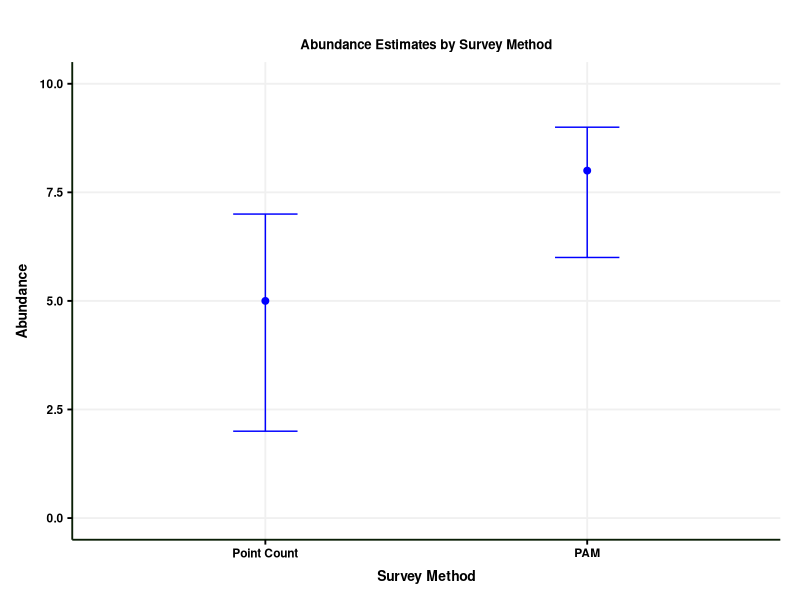
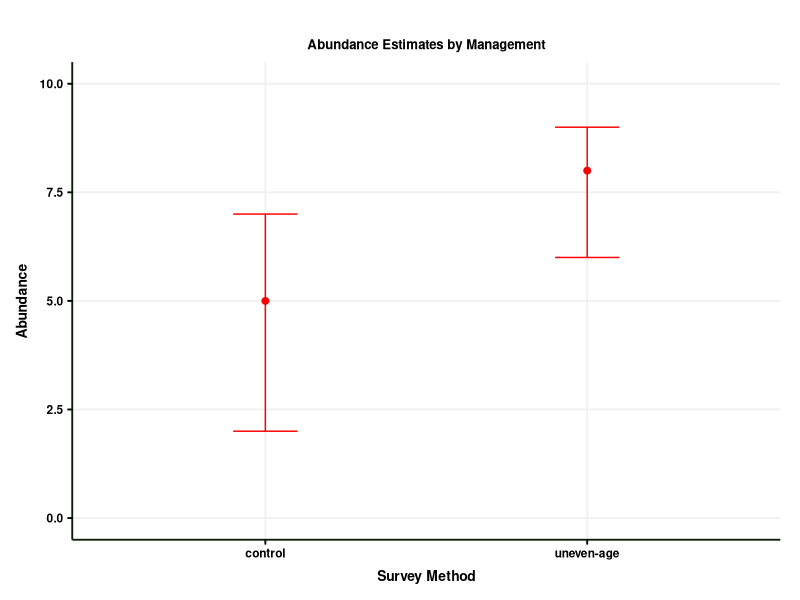
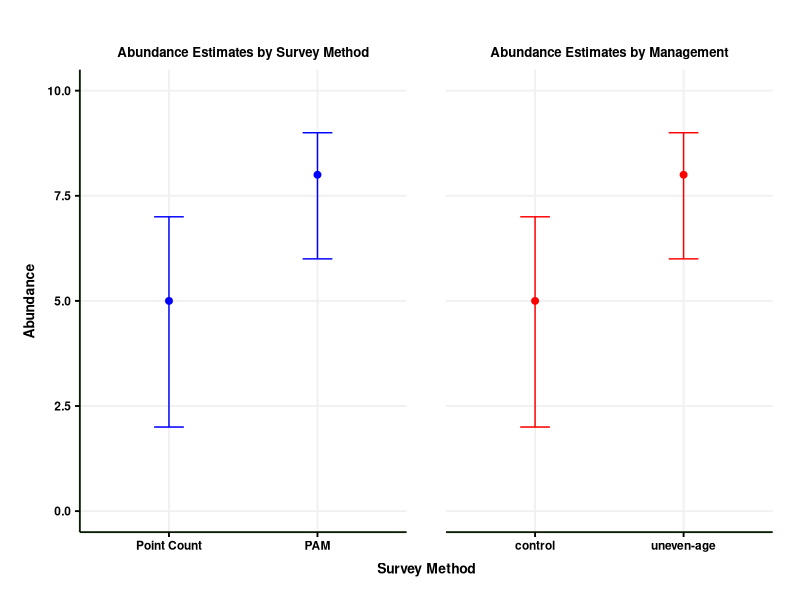
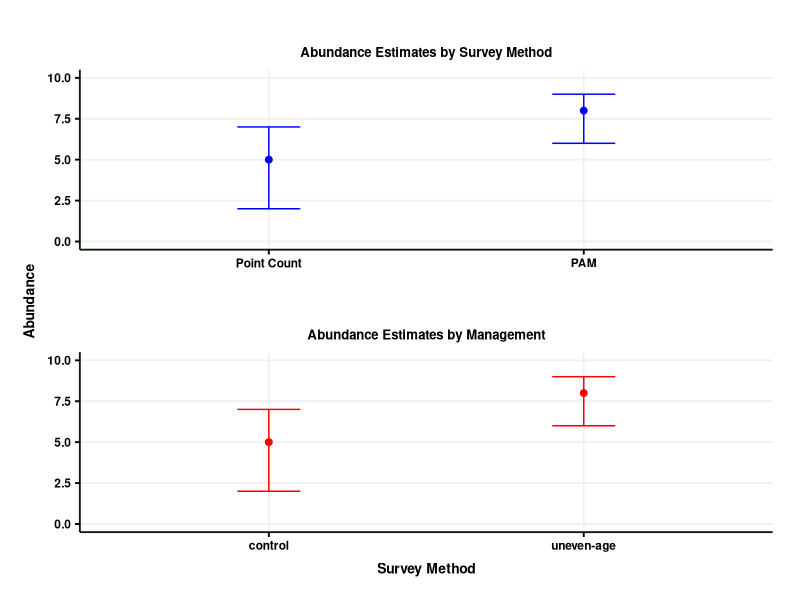
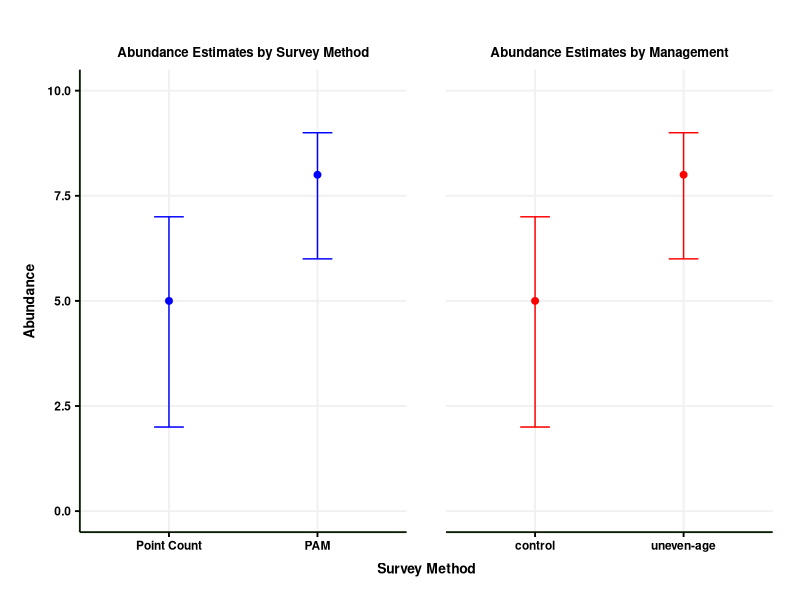

Write R code to recreate these figures, in order.
#code to plot estimates with confidence intervals
# this is customized for density estimates but can easily be modified for anything!

library(ggplot2)
library(ggpubr) #package for publication ready plots
library(patchwork) #package for easily combining different plots
library(tidyverse) 

#custom theme that I use - modify as needed or use any other ggtheme like theme_minimal(), etc
theme_Publication <- function(base_size=14, base_family="helvetica") {
  library(grid)
  library(ggthemes)
  (theme_foundation(base_size=base_size, base_family=base_family)
    + theme(plot.title = element_text(face = "bold",
                                      size = rel(1.2), hjust = 0.5),
            text = element_text(),
            panel.background = element_rect(colour = NA),
            plot.background = element_rect(colour = NA),
            panel.border = element_rect(colour = NA),
            axis.title = element_text(face = "bold",size = rel(1)),
            axis.title.y = element_text(angle=90,vjust =2),
            axis.title.x = element_text(vjust = -0.2),
            axis.text = element_text(), 
            axis.line = element_line(colour="#091E05"),
            axis.ticks = element_line(),
            panel.grid.major = element_line(colour="#f0f0f0"),
            panel.grid.minor = element_blank(),
            legend.key = element_rect(colour = NA),
            legend.position = "bottom",
            legend.direction = "horizontal",
            legend.key.size= unit(0.2, "cm"),
            legend.margin = margin(0,0,0,0),
            legend.title = element_text(face="italic"),
            plot.margin=unit(c(10,5,5,5),"mm"),
            strip.background=element_rect(colour="#f0f0f0",fill="#f0f0f0"),
            strip.text = element_text(face="bold")
    ))
  
}
type <- as.factor(c("Point Count", "PAM")) #Categories you are comparing - my example is for survey method 
type <- fct_relevel(type, "Point Count","PAM")
mgt <- as.factor(c("control","uneven-age"))

est1 <- 5 #estimate for density
est2 <- 8
LCI_1 <- 2 #lower confidence interval for estimate 1
UCI_1 <- 7 #upper confidence interval for estimate 1
LCI_2 <- 6
UCI_2 <- 9

#make a new dataframe
(plot_df<- data.frame(type = type,
                      mgt = mgt,
                      Est = c(est1,est2),
                      LCI = c(LCI_1,LCI_2),
                      UCI = c(UCI_1,UCI_2)))
                      

(plot1 <- ggplot(plot_df, aes(x = type, y = Est)) +  
  geom_point(size = 2, color = "blue") +
  geom_errorbar(aes(ymin = LCI, ymax = UCI), width = 0.2, color = "blue") +
  labs( x = "Survey Method", y = "Abundance",
        title = "Abundance Estimates by Survey Method") +
  theme_Publication() + #custom theme from above - can replace with any other gg themes 
  labs_pubr() + 
  theme(legend.position = "none", #modify if you do want a legend
        panel.background = element_rect(fill = NULL),
        plot.background = element_rect(fill = NULL)) +
  theme(axis.title = element_text(size = 10),
        title = element_text(size = 9.5),
        axis.text = element_text(size = 10)) +
  ylim(0,10)) #customize this based on your data
  # geom_text(aes(label = round(Est_1, 2)), #this chunk is for adding annotation to the plot
  #           vjust = -1,
  #           hjust = -.3,
  #           color = "#091E05", size = 3,
  #           fontface = "bold")

#IF YOU WANT TO COMBINE MULTIPLE PLOTS --

#pretend I have a second dataframe with different estimates :)
(plot2 <- ggplot(plot_df, aes(x = mgt, y = Est)) +  
    geom_point(size = 2, color = "red") +
    geom_errorbar(aes(ymin = LCI, ymax = UCI), width = 0.2, color = "red") +
    labs( x = "Survey Method", y = "Abundance",
          title = "Abundance Estimates by Management") +
    theme_Publication() + #custom theme from above - can replace with any other gg themes 
    labs_pubr() + 
    theme(legend.position = "none", #modify if you do want a legend
          panel.background = element_rect(fill = NULL),
          plot.background = element_rect(fill = NULL)) +
    theme(axis.title = element_text(size = 10),
          title = element_text(size = 9.5),
          axis.text = element_text(size = 10)) +
    ylim(0,10))

#using patchwork package

#plots side by side 
(plot3 <- plot1 + plot2 +
             plot_layout(axis_titles = "collect", #only works if they have the same x & y axes
                         axes = "collect"))
#plots stacked on each other
(plot4 <- plot1 / plot2 +
    plot_layout(axis_titles = "collect", #only works if they have the same x & y axes
                axes = "collect"))

ggsave("./plots/abundanceplots.png",
       plot = plot3,
       width = 5,
       height = 5,
       units = "in",
       dpi = 300)
